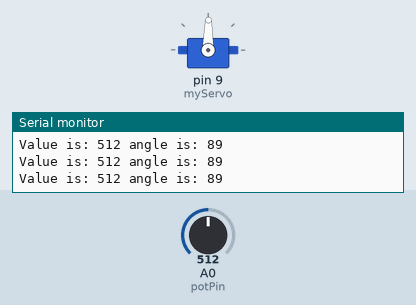
The sketch below on a simulated Arduino Uno, built with avr-gcc and run on an emulated ATmega328P. Parts: servo, the last lines printed to the serial monitor. The inputs (shaded band) are chosen by the test bench; at power-on: A0 (potPin) = 512.

Above: at 1.2 s.
1.3 s: A0 (potPin) set to 555
At 2.7 s:
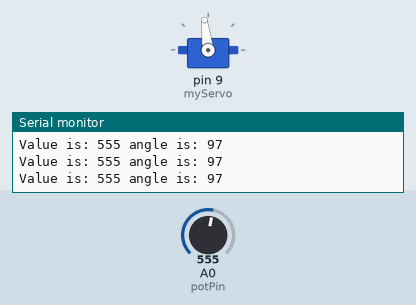
4.3 s: A0 (potPin) set to 582
At 5.0 s:
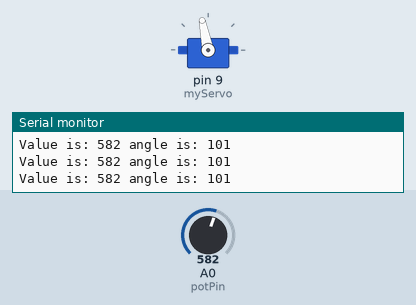
5.8 s: A0 (potPin) set to 306
At 6.4 s:
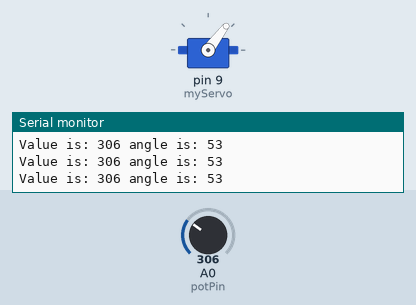
7.3 s: A0 (potPin) set to 107
At 8.2 s:
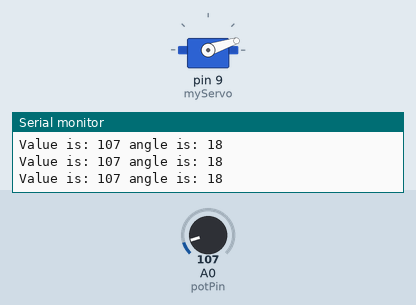
8.8 s: A0 (potPin) set to 94
At 9.8 s:
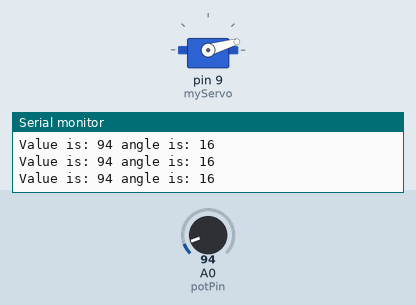
10.3 s: A0 (potPin) set to 122
At 11.7 s:
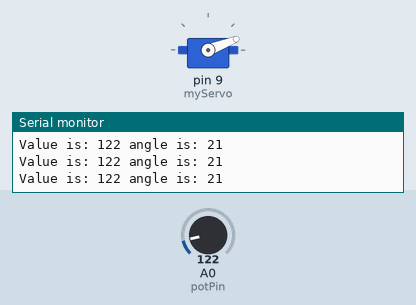
Timing chart, 0 to 12.8 s (numbered marks = the images above; inputs shaded):
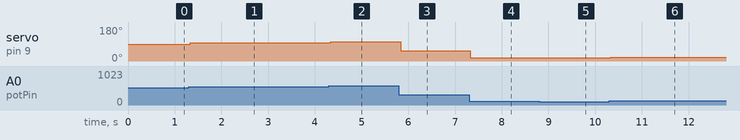

Measured:
- after the input at 1.3 s, servo on pin 9 (myServo): 89° → 97° at once
- after the input at 4.3 s, servo on pin 9 (myServo): 97° → 101° at once
- after the input at 5.8 s, servo on pin 9 (myServo): 101° → 53° at once
- after the input at 7.3 s, servo on pin 9 (myServo): 53° → 18° at once
- after the input at 8.8 s, servo on pin 9 (myServo): 18° → 16° at once
- after the input at 10.3 s, servo on pin 9 (myServo): 16° → 21° at once

The sketch:

03-servo-motor.ino
```cpp
#include <Servo.h>

Servo myServo;
int angle;

const int potPin = A0;

int potVal = 0;

void setup() {
  Serial.begin(9600);
  myServo.attach(9); // Servo on Pin 9
}

void loop() {
  potVal = analogRead(potPin);
  delay(5);

  Serial.print("Value is: ");
  Serial.print(potVal);

  angle = map(potVal, 0, 1023, 0, 179);

  Serial.print(" angle is: ");
  Serial.println(angle);

  myServo.write(angle);
  delay(15);

}
```
